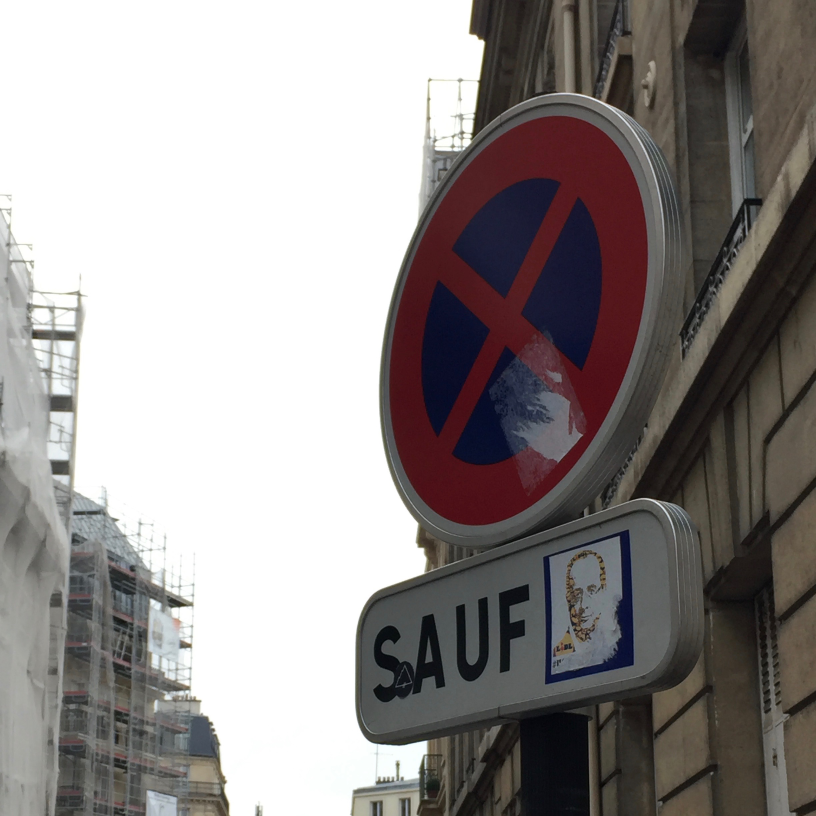
#> input picture new_traffic_signs/IMG_0035.png, 2448 x 2448 px (shown at 1/3 size); its folder holds only this picture in this run
$ jupyter execute --allow-errors Traffic_Sign_Classifier.ipynb   (shell and % lines are left out)
#> lines starting #> are read from the running program, lines starting #| are printed output that depends on the picture
#> further down, image is the input picture: shape (2448, 2448, 3); mean B, G, R 141.5, 142.4, 147.5
#| (2448, 2448, 3)
#| (32, 32, 3)
# Self-Driving Car Engineer Nanodegree

## Deep Learning

## Project: Build a Traffic Sign Recognition Classifier

In this notebook, a template is provided for you to implement your functionality in stages which is required to successfully complete this project. If additional code is required that cannot be included in the notebook, be sure that the Python code is successfully imported and included in your submission, if necessary. Sections that begin with **'Implementation'** in the header indicate where you should begin your implementation for your project. Note that some sections of implementation are optional, and will be marked with **'Optional'** in the header.

In addition to implementing code, there will be questions that you must answer which relate to the project and your implementation. Each section where you will answer a question is preceded by a **'Question'** header. Carefully read each question and provide thorough answers in the following text boxes that begin with **'Answer:'**. Your project submission will be evaluated based on your answers to each of the questions and the implementation you provide.

>**Note:** Code and Markdown cells can be executed using the **Shift + Enter** keyboard shortcut. In addition, Markdown cells can be edited by typically double-clicking the cell to enter edit mode.

---
## Step 0: Load The Data

[cell 1]
# Load pickled data
import pickle

# TODO: Fill this in based on where you saved the training and testing data

training_file = 'train.p'
testing_file = 'test.p'

#> (the rest of this cell did not finish here and is left out)

---

## Step 1: Dataset Summary & Exploration

The pickled data is a dictionary with 4 key/value pairs:

- `'features'` is a 4D array containing raw pixel data of the traffic sign images, (num examples, width, height, channels).
- `'labels'` is a 2D array containing the label/class id of the traffic sign. The file `signnames.csv` contains id -> name mappings for each id.
- `'sizes'` is a list containing tuples, (width, height) representing the the original width and height the image.
- `'coords'` is a list containing tuples, (x1, y1, x2, y2) representing coordinates of a bounding box around the sign in the image. **THESE COORDINATES ASSUME THE ORIGINAL IMAGE. THE PICKLED DATA CONTAINS RESIZED VERSIONS (32 by 32) OF THESE IMAGES**

Complete the basic data summary below.

[cell 2]
### Replace each question mark with the appropriate value.
import numpy as np

# TODO: Number of training examples
#> (the rest of this cell did not finish here and is left out)

Visualize the German Traffic Signs Dataset using the pickled file(s). This is open ended, suggestions include: plotting traffic sign images, plotting the count of each sign, etc.

The [Matplotlib](http://matplotlib.org/) [examples](http://matplotlib.org/examples/index.html) and [gallery](http://matplotlib.org/gallery.html) pages are a great resource for doing visualizations in Python.

**NOTE:** It's recommended you start with something simple first. If you wish to do more, come back to it after you've completed the rest of the sections.

[cell 3]
### Data exploration visualization goes here.
### Feel free to use as many code cells as needed.
import matplotlib.pyplot as plt
# Visualizations will be shown in the notebook.

import random

random.seed(a=14213)

def plot_random_sign():
    index = random.randint(0, len(X_train))
    image = X_train[index].squeeze()

    plt.figure(figsize=(1,1))
    plt.imshow(image, cmap="gray")
    print("at %d found sign of type %d" % (index, y_train[index]))

# Plot three random signs
#> (the rest of this cell did not finish here and is left out)

----

## Step 2: Design and Test a Model Architecture

Design and implement a deep learning model that learns to recognize traffic signs. Train and test your model on the [German Traffic Sign Dataset](http://benchmark.ini.rub.de/?section=gtsrb&subsection=dataset).

There are various aspects to consider when thinking about this problem:

- Neural network architecture
- Play around preprocessing techniques (normalization, rgb to grayscale, etc)
- Number of examples per label (some have more than others).
- Generate fake data.

Here is an example of a [published baseline model on this problem](http://yann.lecun.com/exdb/publis/pdf/sermanet-ijcnn-11.pdf). It's not required to be familiar with the approach used in the paper but, it's good practice to try to read papers like these.

**NOTE:** The LeNet-5 implementation shown in the [classroom](https://classroom.udacity.com/nanodegrees/nd013/parts/fbf77062-5703-404e-b60c-95b78b2f3f9e/modules/6df7ae49-c61c-4bb2-a23e-6527e69209ec/lessons/601ae704-1035-4287-8b11-e2c2716217ad/concepts/d4aca031-508f-4e0b-b493-e7b706120f81) at the end of the CNN lesson is a solid starting point. You'll have to change the number of classes and possibly the preprocessing, but aside from that it's plug and play!

### Implementation

Use the code cell (or multiple code cells, if necessary) to implement the first step of your project. Once you have completed your implementation and are satisfied with the results, be sure to thoroughly answer the questions that follow.

[cell 4]
# Let us do illumination correction on the images.
# We follow this post: http://stackoverflow.com/questions/24341114
import cv2

def normalize_illumination(img):
    lab = cv2.cvtColor(img, cv2.COLOR_BGR2LAB)
#> lab: shape (32, 32, 3); mean of channels 0, 1, 2 145.7, 129.3, 124.8
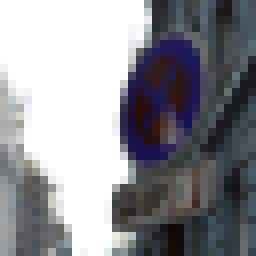
#> img: shape (32, 32, 3) (shown 8 times larger); mean of channels 0, 1, 2 147.5, 142.4, 141.4; drawn as B, G, R
    l, a, b = cv2.split(lab)
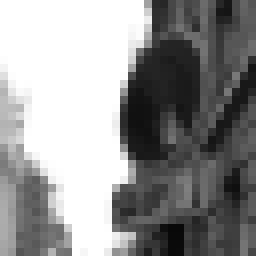
#> l: shape (32, 32) (shown 8 times larger); min 8, max 255, mean 145.7
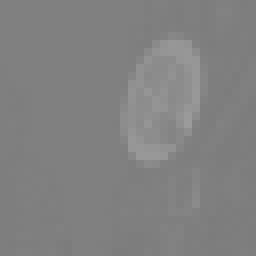
#> a: shape (32, 32) (shown 8 times larger); min 124, max 155, mean 129.3
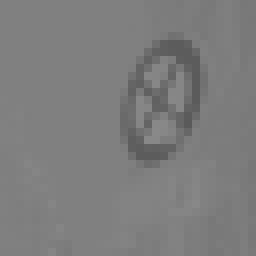
#> b: shape (32, 32) (shown 8 times larger); min 90, max 137, mean 124.8

    #-----Applying CLAHE to L-channel-------------------------------------------
    clahe = cv2.createCLAHE(clipLimit=3.0, tileGridSize=(8,8))
    cl = clahe.apply(l)
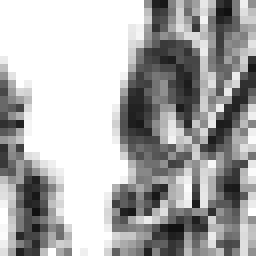
#> cl: shape (32, 32) (shown 8 times larger); min 16, max 255, mean 172.1

    #-----Merge the CLAHE enhanced L-channel with the a and b channel-----------
    limg = cv2.merge((cl,a,b))
#> limg: shape (32, 32, 3); mean of channels 0, 1, 2 172.1, 129.3, 124.8

    #-----Converting image from LAB Color model to RGB model--------------------
    final = cv2.cvtColor(limg, cv2.COLOR_LAB2BGR)
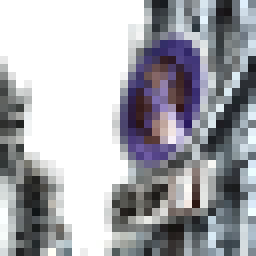
#> final: shape (32, 32, 3) (shown 8 times larger); mean B, G, R 173.4, 167.8, 167.2

    return(final)

#
# Inspiration taken from: https://www.packtpub.com/mapt/book/Application-Development/9781785283932/2/ch02lvl1sec26/Enhancing%20the%20contrast%20in%20an%20image
#
# [10 lines left out: function normalize_contrast, not called in this run]

# Let us inspect how illumination normalization with CLAHE looks on the images.
plt.figure(1)
#> (the rest of this cell did not finish here and is left out)

[cell 5]
from skimage import img_as_float


# Convert image to float.
#> (the rest of this cell did not finish here and is left out)

[cell 6]
plt.figure(1)
#> (the rest of this cell did not finish here and is left out)

### Question 1

**Answer:**
#### Preparation
##### CLAHE
For the preparation of the input I looked a the orginal paper and researched the internet. In the original paper the authors discuss normalizing the contrast of the image. With some more research I found Contrast Limited Adaptive Histogram Equalization (CLAHE). I tried the contrast normalization as well as CLAHE on three random signs to see how each preprocessing step impacted the images. Based on the output of both methods it seems that CLAHE is better at accentuating the features of the traffic signs. As a result I chose that method. I tried to add a Gaussian blur to prevent having too pixelated features in the images but this causes a significant deterioration of the image. As a result I prefer to keep the CLAHE images.

##### Standard deviation normalization and centering
After the CLAHE normalization I centered the mean and standardized the standard deviation of the data set. The final images do not make sense for humans but I found through testing that the accuracy of the CNN improved by applying this. I applied these methods to the three pictures that I showed in my first step. The result can be seen above.

#> (a cell that did not finish here is left out)

[cell 8]
### Generate data additional data (OPTIONAL!)
### and split the data into training/validation/testing sets here.
### Feel free to use as many code cells as needed.

from sklearn.model_selection import train_test_split

# Stratisfied sampler to ensure that every type of sign is represented equally in the
# data that we will use to test the final model.
#> (the rest of this cell did not finish here and is left out)

### Question 2

_Describe how you set up the training, validation and testing data for your model. **Optional**: If you generated additional data, how did you generate the data? Why did you generate the data? What are the differences in the new dataset (with generated data) from the original dataset?_

**Answer:**
#### Sampling
To decide how to sample the data I plot a histogram of the distribution of the data, as can be seen above. From the distribution I see that the pictures are not equally distributed over all the categories. For that reason it is important to perform stratisfied sampling. In addition it is important to shuffle the data to ensure that the order of the data does not affect the performance of the CNN.

[cell 9]
# Do a reset of the entire environment because some code above causes the data to be corrupt.
# I cannot seem to find what the cause is so just do a reset and take the essential bits
# to do the training.
import tensorflow as tf
import tflearn
from tflearn.data_utils import to_categorical
from sklearn.model_selection import train_test_split
from skimage import img_as_float
import pickle
import numpy as np
import cv2

training_file = 'train.p'
testing_file = 'test.p'

#> (the rest of this cell did not finish here and is left out)

The first model yields a validation accuracy of 96%. The plot that we retrieved from tensorboard is shown above. This accuracy is good but there are models in literature that perform significantly better. If we look at our first model we see that each layer is not very deep. The next model is a single DNN from [a paper that uses a multi-column deep neural network](http://people.idsia.ch/~juergen/nn2012traffic.pdf) to classify the traffic signs. We are going to try to apply first one column. If that works we will try to build multiple columns next.

[cell 10]
# Load pickled data
import tensorflow as tf
import tflearn
from tflearn.data_utils import to_categorical

from sklearn.model_selection import train_test_split
from skimage import img_as_float
import pickle
import numpy as np
import cv2

training_file = 'train.p'
testing_file = 'test.p'

#> (the rest of this cell did not finish here and is left out)

#### Steps to Highway model
Our initial CNN is 8 layers deep and each layer had a depth of at most 64. The performance of that CNN was about 96% on the validation set. Our single column of a MDNN is 10 layers deep and has a depth of maximum 300. Although the training takes much more time the accuracy remains around 96%. This shows us that increase the depth of a layer does not directly lead to a higher performance. Next we will explore wether creating a very deep CNN will increase the performance. For this we will use a [highway network](https://arxiv.org/pdf/1507.06228v2.pdf) initially proposed in [this paper](https://arxiv.org/pdf/1505.00387v2.pdf).

The benefit of a highway network is that it permits to train very deep networks efficiently. Using tensorboard we visualize a highway layer from the code below. The graphical representation is as follows:

Mathematically we can describe our highway layer as follows,
$$
\mathbf{y}=H(\mathbf{x},\mathbf{W_H})\cdot T(\mathbf{x},\mathbf{W_T})+\mathbf{x}\cdot C(\mathbf{x},\mathbf{W_C})
$$
where we omit the biases and,

 * $H()$ is a convolutional layer,
 * $T()$ is a transform gate or activation layer, which we chose to be a sigmoid,
 * $C()$ is a carry gate which we chose to be ReLU.

We run the code below separatly with `traffic_sign_classifier_highway.py`.

[cell 11]
# Load pickled data
import tensorflow as tf
import tflearn
from tflearn.data_utils import to_categorical

from sklearn.model_selection import train_test_split
from skimage import img_as_float
import pickle
import numpy as np
import cv2

training_file = 'train.p'
testing_file = 'test.p'

#> (the rest of this cell did not finish here and is left out)

The performance of the highway model is as follows,

we see that the performance is lower than the less deep models that we used before. Additionally it is not clear whether the solution already converged. This could be due to the increase in the learning rate compared to the other models.

We will try to train a deeper model next.

### Question 3

_What does your final architecture look like? (Type of model, layers, sizes, connectivity, etc.)  For reference on how to build a deep neural network using TensorFlow, see [Deep Neural Network in TensorFlow
](https://classroom.udacity.com/nanodegrees/nd013/parts/fbf77062-5703-404e-b60c-95b78b2f3f9e/modules/6df7ae49-c61c-4bb2-a23e-6527e69209ec/lessons/b516a270-8600-4f93-a0a3-20dfeabe5da6/concepts/83a3a2a2-a9bd-4b7b-95b0-eb924ab14432) from the classroom._

**Answer:** I built five models. Below I explain each of the models and the essential parts that I learned from applying the model as well as the accuracy of the model.

#### LeNet
LeNet, this purpose of this model was just to try out whether I could clasify images correctly. Through the application of the LeNet I noticed that the CLAHE normalization resulted in numpy arrays without a type. This lead to high errors when training the neural net. To resolve this issue I casted the images to `dint8` and finally to `float` with the help of `skimage`.

#### CNN
I built the CNN, initially using TensorFlow similar to how I implemented LeNet. Next I started to write wrappers to initialize layers more easily. That is when I found that this already existed in TFLearn. I decided to switch to using TFLearn since this allowed me to use the Rectivied Linear Unit (ReLU). The ReLU is defined as,
$$
 f(x) = ln(1+e^{x})
$$
 I found a reference to this function in paper and then found that according to the [wikipedia page on rectifiers](https://en.wikipedia.org/wiki/Rectifier_(neural_networks)) the ReLu is one of the most popular rectifiers used. Since I had difficulties fitting the model on my laptop I used a AWS p2.8x large instance to perform my calculations. The script for the second CNN can be found in `traffic_sign_classifier.py`. The accuracy of this model after fifty epochs reached 97.79 percent out of sample. In essence this CNN consisted only of eight layers so I would not consider it very deep. The layers had a maximum depth of 64. Next I tried to implemented a network with more layers and deeper layers.

#### CNN deep
The third CNN that I built has only two more layers than my previous CNN but I added more depth to the layers. This layer imitates one column  from [a paper that uses a multi-column deep neural network](http://people.idsia.ch/~juergen/nn2012traffic.pdf). The layers' maximum depth is 250 as can be seen in the file `traffic_sign_classifier2.py`. The out of sample performance of this model is 98.17 percent out of sample after fifty epochs. The out of sample accuracy converges quickly to this level. However, since there were only ten layers I was still interested in trying a deeper CNN.

#### Simple Highway
The fourth CNN that I built was an implementation of a Highway CNN. The implementation can be found in `traffic_sign_classifier_highway.py`. This model has 18 layers. Where each layer has onlyl a depth of 16. I foudn that the model converges after 50 epochs but achieved only an accuracy of 95.01 percent. The in sample accuracy achieved 99.64 percent. It looks like the model learned the properties of the training set very well but was unable to apply the learning on the new data. This overtraining could be caused by the fact that I applied regularization instead of dropout to prevent overtraining. The next model we try a very deep highway since this is great benefit of highways.

#### Deep Highway
The fith CNN that I tested was a deep Highway CNN. The implementation can be found in `traffic_sign_classifier_highway_deep.py`. The model has 104 layers. Where 100 layers are repitions of a highway layer of depth 32 and kernel size of three, two and one with a max pool layer of stride two and normalization. The accuracy of this model after training for 200 epochs did not converge. It peaked at 91.25 percent but ended at 44.09 percent. Whereas in sample converges to 99.15 percent. It looks again that the model was not able to generalize. The training of this network took very long on the AWS p2.8x large instance. I increased the batch size to 500 to fully utilize the memory on the GPU. Orginally I set the learning rate to 0.0025 to make it converge a bit faster but tuing this parameter lead not to a higher out of sample accuracy.

#### Conclusion
Overall, the best model seems to be a model that trains with deep layers and which includeds a dropout layer. It would be interesting to build an ensemble model that mimics the multi-column CNN. Since a single column already achieved an impressive accuracy. I found that increasing the batch size permits to utilize more memory on the GPU but that it is difficult to scale tensorflow to use multiple GPUs. Moreover, the ReLU activation function leads to better results than linear or sigmoid.

The out of sample accuracy of all but the LeNet CNN models discussed above. The turquoise line represents accuracy of the first CNN model. The orange line represents the accuracy of the second CNN. The purple line represents the first highway model. The dark blue the accuracy of the deep highway model. We see that the second CNN is the best performing model. The image was generated with TensorBoard. All the models were trained on Ubuntu on a AWS p2.8x large instance.

#### Future work
It is interesting to see that the deeper neural network did not perform better than a ten layers deep network. What seems to be very important to have a model that performs well on the out of sample validation set is the presence of dropout. This seems to reflect the findings discussed in [this paper](https://arxiv.org/pdf/1312.6184v7.pdf). The authors discuss how shallow networks with a similar magnitude of parameters perform better than deep networks. It would be interesting to see whether the accuracy of the Deep Highway model can be improved by introducing bigger kernels and deeper layers as well as introducing dropout.

### Question 4

_How did you train your model? (Type of optimizer, batch size, epochs, hyperparameters, etc.)_

**Answer:** see above.

### Question 5

_What approach did you take in coming up with a solution to this problem? It may have been a process of trial and error, in which case, outline the steps you took to get to the final solution and why you chose those steps. Perhaps your solution involved an already well known implementation or architecture. In this case, discuss why you think this is suitable for the current problem._

**Answer:** I looked up several publications that sought to tackle the traffic sign classification problem. Based on the papers I found that it is important to perform a stratisfied sample. Moreove, it was also based on the paper that I thought of applying a correction on the images. With some googling I found that CLAHE could offer some advantages. I found that TFLearn offers an abstraction on top of TensorFlow that reduces the amount of repetitive coding that I need to perform. When I tried to scale TensorFlow on multiple GPUs I found that this is reasonably complex to achieve. Moreover, the GPU support on MacOS X of TensorFlow is also limited, see [my bug report on github](https://github.com/tensorflow/tensorflow/issues/6729), which I found to be a significant shortcoming. I am looking forward to use Keras and be able to leverage other NN libraries.

---

## Step 3: Test a Model on New Images

Take several pictures of traffic signs that you find on the web or around you (at least five), and run them through your classifier on your computer to produce example results. The classifier might not recognize some local signs but it could prove interesting nonetheless.

You may find `signnames.csv` useful as it contains mappings from the class id (integer) to the actual sign name.

### Implementation

Use the code cell (or multiple code cells, if necessary) to implement the first step of your project. Once you have completed your implementation and are satisfied with the results, be sure to thoroughly answer the questions that follow.

[cell 12]
### Load the images and plot them here.
### Feel free to use as many code cells as needed.

import glob
import cv2
from skimage import img_as_float


new_photos = list()
clahe_normalized = list()
final_images = list()
fig = plt.figure()
subplot_index = 1
#> (the rest of this cell did not finish here and is left out)
